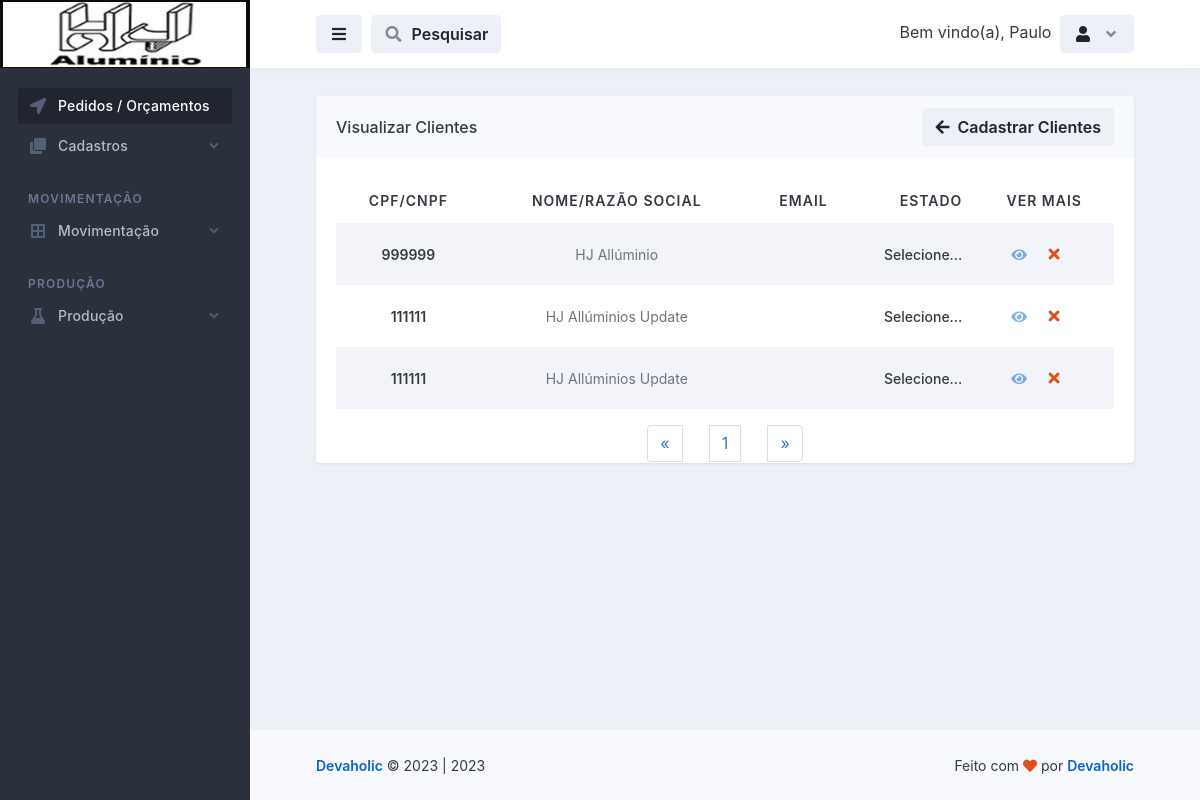
Screenshot of /cadastros/visualizar_clientes.php (signed in) with the database file from the repository.
### tables this page shows
CREATE TABLE `logado` (
  `id` int(11) NOT NULL,
  `nome` varchar(50) NOT NULL,
  `email` varchar(100) NOT NULL,
  `senha` varchar(50) NOT NULL,
  `parceiro_colaborador` varchar(100) NOT NULL,
  `cpf` int(100) NOT NULL,
  `rg` int(20) NOT NULL,
  `cep` int(20) NOT NULL,
  `endereco` varchar(100) NOT NULL,
  `telefone` varchar(50) NOT NULL,
  `complemento` varchar(100) NOT NULL,
  `bairro` varchar(100) NOT NULL,
  `cidade` varchar(100) NOT NULL,
  `uf` varchar(20) NOT NULL,
  `nascimento` varchar(100) NOT NULL,
  `nivel` varchar(20) NOT NULL
);

CREATE TABLE `clientes` (
  `id` int(11) NOT NULL,
  `cpf_cnpj` varchar(50) NOT NULL,
  `nome_razao_socil` varchar(50) NOT NULL,
  `contato` varchar(20) NOT NULL,
  `telefone` varchar(20) NOT NULL,
  `celular` varchar(20) NOT NULL,
  `email` varchar(50) NOT NULL,
  `senha` varchar(20) NOT NULL,
  `cep` varchar(20) NOT NULL,
  `rua` varchar(100) NOT NULL,
  `numero` varchar(20) NOT NULL,
  `complemento` varchar(100) NOT NULL,
  `bairro` varchar(100) NOT NULL,
  `cidade` varchar(100) NOT NULL,
  `estado` varchar(100) NOT NULL
);

### database.php (called while the page is built, shortened)
<?php
    class database
    {
        public $server = 'localhost';
        public $user = 'root';
        public $pass = '';
        public $bdn = 'maxportas';
        public function __construct()
        {
            try{
            $this->conn = new PDO('mysql:host='.$this->server.'; dbname='.$this->bdn, $this->user, $this->pass);
            } catch(PDOException $e){
                echo "Error $e";
            }
        }
    }
?>

### controllers/controllers_clientes.php (called while the page is built, shortened)
<?php
    include "../database.php";
class controllers_clientes extends database
{
    public function selecionar_clientes()
    {
        $selecionar_clientes = $this->conn->prepare("SELECT * FROM clientes ORDER BY id DESC");
        $selecionar_clientes->execute();
        $result_clientes = $selecionar_clientes->fetchAll(PDO::FETCH_ASSOC);
        return $result_clientes;
    }
}
?>

### cadastros/visualizar_clientes.php (the view, shortened to what this page needs)
<?php
$servidor = "localhost";
$usuario = "root";
$senha = "";
$dbname = "maxportas";
$conn = mysqli_connect($servidor, $usuario, $senha, $dbname);
$pagina = (isset($_GET['pagina']))? $_GET['pagina'] : 1;
$result_clientes = "SELECT * FROM clientes";
$resultado_clientes = mysqli_query($conn, $result_clientes);
$total_clientes = mysqli_num_rows($resultado_clientes);
$quantidade_pg = 10;
$num_pagina = ceil($total_clientes/$quantidade_pg);
$incio = ($quantidade_pg*$pagina)-$quantidade_pg;
$result_clientes = "SELECT * FROM clientes limit $incio, $quantidade_pg";
$resultado_clientes = mysqli_query($conn, $result_clientes);
?>
<!doctype html>
<html lang="en">
  <head>
    <link rel="stylesheet" id="css-main" href="../assets/css/dashmix.min.css">
    <link rel="stylesheet" href="../assets/css/pagination.css">
  </head>
  <body>
    <div id="page-container" class="sidebar-o sidebar-dark enable-page-overlay side-scroll page-header-fixed main-content-narrow">
    <?php require_once "../template/sidebar.php" ?>
<header id="page-header">
    <div class="content-header">
    <div class="space-x-1">
        <button type="button" class="btn btn-alt-secondary" data-toggle="layout" data-action="sidebar_toggle">
        <i class="fa fa-fw fa-bars"></i>
        </button>
            <button type="button" class="btn btn-alt-secondary" data-toggle="layout" data-action="header_search_on">
              <i class="fa fa-fw opacity-50 fa-search"></i> <span class="ms-1 d-none d-sm-inline-block">Pesquisar</span>
            </button>
    </div>
    <?php require_once "../template/btn_logout.php"; ?>
    </div>
</header>
      <main id="main-container">
        <div class="content content-full content-boxed">
          <div class="row">
            <div class="col-md-12">
              <div class="block block-rounded block-mode-loading-refresh">
                <div class="block-header block-header-default">
                  <h3 class="block-title">
                    Visualizar Clientes
                  </h3>
                  <a class="btn btn-alt-secondary" href="clientes.php">
                    <i class="fa fa-arrow-left me-1"></i> Cadastrar Clientes
                  </a>
                </div>
                <div class="block-content">
                  <table class="table table-striped table-hover table-borderless table-vcenter fs-sm">
                  <?php
                    require_once "../controllers/controllers_clientes.php";
                    $selecionar_clientes = new controllers_clientes();
                    $resul_clientes = $selecionar_clientes->selecionar_clientes();
                    if(count($resul_clientes) > 0)
                    { ?>
                    <thead style="text-align: center;">
                      <tr class="text-uppercase">
                        <th>CPF/CNPF</th>
                        <th class="d-none d-xl-table-cell">Nome/Razão Social</th>
                        <th>Email</th>
                        <th class="d-none d-sm-table-cell text-end" style="width: 120px;">Estado</th>
                        <th>Ver Mais</th>
                      </tr>
                    </thead>
                    <?php } ?>
                    <tbody style="text-align: center;">
                        <?php
                            require_once "../controllers/controllers_clientes.php";
                            $selecionar_clientes = new controllers_clientes();
                            $resul_clientes = $selecionar_clientes->selecionar_clientes();
                            if(count($resul_clientes) > 0)
                            {
                              while($row_clientes = mysqli_fetch_assoc($resultado_clientes)){ ?>
                              <tr>
                                  <td>
                                      <span class="fw-semibold"><?php echo $row_clientes['cpf_cnpj']; ?></span>
                                  </td>
                                  <td class="d-none d-xl-table-cell">
                                      <span class="fs-sm text-muted"><?php echo $row_clientes['nome_razao_socil']; ?></span>
                                  </td>
                                  <td>
                                  </td>
                                  <td class="d-none d-sm-table-cell text-end fw-medium">
                                  <?php echo $row_clientes['estado']; ?>
                                  </td>
                                  <td class="text-center text-nowrap fw-medium" style="display: flex; justify-content: center; align-items: center;">
                                      <a href="vermais_clientes.php?view_clientes=<?php $idCriptografado = base64_encode($row_clientes['id']); echo $idCriptografado; ?>">
                                          <i class="fa fa-eye me-1 opacity-50"></i>
                                      </a>
                                      <?php
                                       echo "<button class='btn' onclick='abrirModal(".$row_clientes['id'].")'><i class='fa fa-fw fa-times text-danger'></i></button>";
                                      ?>
                                  </td>
                              </tr>
                        <?php } } else{ echo "<h1>Nenhum registo encontrado!</h1>"; } ?>
                    </tbody>
                  </table>
                  <?php
                    $pagina_anterior = $pagina - 1;
                    $pagina_posterior = $pagina + 1;
                  ?>
                <nav class="text-center">
                  <ul class="pagination" style="display: flex; align-items: center; justify-content: space-between; width: 20%; margin: auto;">
                    <li>
                      <?php
                      if($pagina_anterior != 0){ ?>
                        <a href="visualizar_clientes.php?pagina=<?php echo $pagina_anterior; ?>" aria-label="Previous">
                          <span aria-hidden="true">&laquo;</span>
                        </a>
                      <?php }else{ ?>
                        <span aria-hidden="true">&laquo;</span>
                      <?php }  ?>
                    </li>
                    <?php
                    for($i = 1; $i < $num_pagina + 1; $i++){ ?>
                      <li><a href="visualizar_clientes.php?pagina=<?php echo $i; ?>"><?php echo $i; ?></a>
                      </li>
                    <?php } ?>
                    <li>
                      <?php
                      if($pagina_posterior <= $num_pagina){ ?>
                        <a href="visualizar_clientes.php?pagina=<?php echo $pagina_posterior; ?>" aria-label="Previous">
                          <span aria-hidden="true">&raquo;</span>
                        </a>
                      <?php }else{ ?>
                        <span aria-hidden="true">&raquo;</span>
                      <?php }  ?>
                    </li>
                  </ul>
                </nav>
                </div>
                </div>
              </div>
        </div>
      </main>
      <?php require_once "../template/footer.php"; ?>
    </div>
  </body>
</html>

### template/btn_logout.php (shortened to what this page needs)
<?php
    include "../conexao-bd.php";
    $email = $_SESSION['email'];
    $selecinarUserLogado = $conn->prepare("SELECT * FROM logado WHERE email = :email");
    $selecinarUserLogado->bindValue(':email', $email);
    $selecinarUserLogado->execute();
    $row = $selecinarUserLogado->fetch(PDO::FETCH_ASSOC);
?>
<div class="space-x-1">
    <div class="dropdown d-inline-block">
        <span class="d-sm-inline-block">Bem vindo(a), <?php echo $row['nome']; ?></span>
    </div>
    <div class="dropdown d-inline-block">
    <button type="button" class="btn btn-alt-secondary" id="page-header-user-dropdown" data-bs-toggle="dropdown" aria-haspopup="true" aria-expanded="false">
        <i class="fa fa-fw fa-user"></i>
        <i class="fa fa-fw fa-angle-down opacity-50 ms-1 d-none d-sm-inline-block"></i>
    </button>
    </div>
</div>

### assets/css/pagination.css (style rules this page uses)
.pagination { display:inline-block;padding-left:0;margin:20px 0;border-radius:4px }
.pagination>li { display:inline }
.pagination>li>a,.pagination>li>span { position:relative;float:left;padding:6px 12px;margin-left:-1px;line-height:1.42857143;color:#337ab7;text-decoration:none;background-color:#fff;border:1px solid #ddd }
.pagination>li:first-child>a,.pagination>li:first-child>span { margin-left:0;border-top-left-radius:4px;border-bottom-left-radius:4px }
.pagination>li:last-child>a,.pagination>li:last-child>span { border-top-right-radius:4px;border-bottom-right-radius:4px }

### rows the page displays
logado: nome "Paulo"
clientes: cpf_cnpj "999999", nome_razao_socil "HJ Allúminio", estado "Selecione..."
clientes: cpf_cnpj "111111", nome_razao_socil "HJ Allúminios Update", estado "Selecione..."
clientes: cpf_cnpj "111111", nome_razao_socil "HJ Allúminios Update", estado "Selecione..."

### other values shown
Date('Y') "2023"
